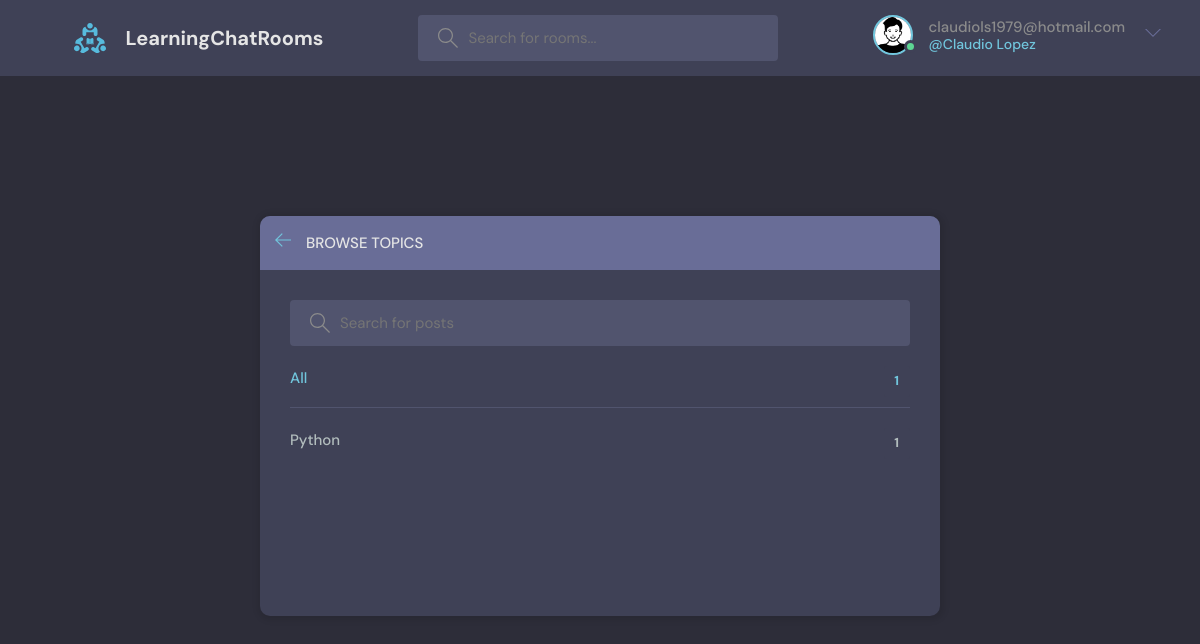
The page /topics/ (signed in) on the database as committed earlier.
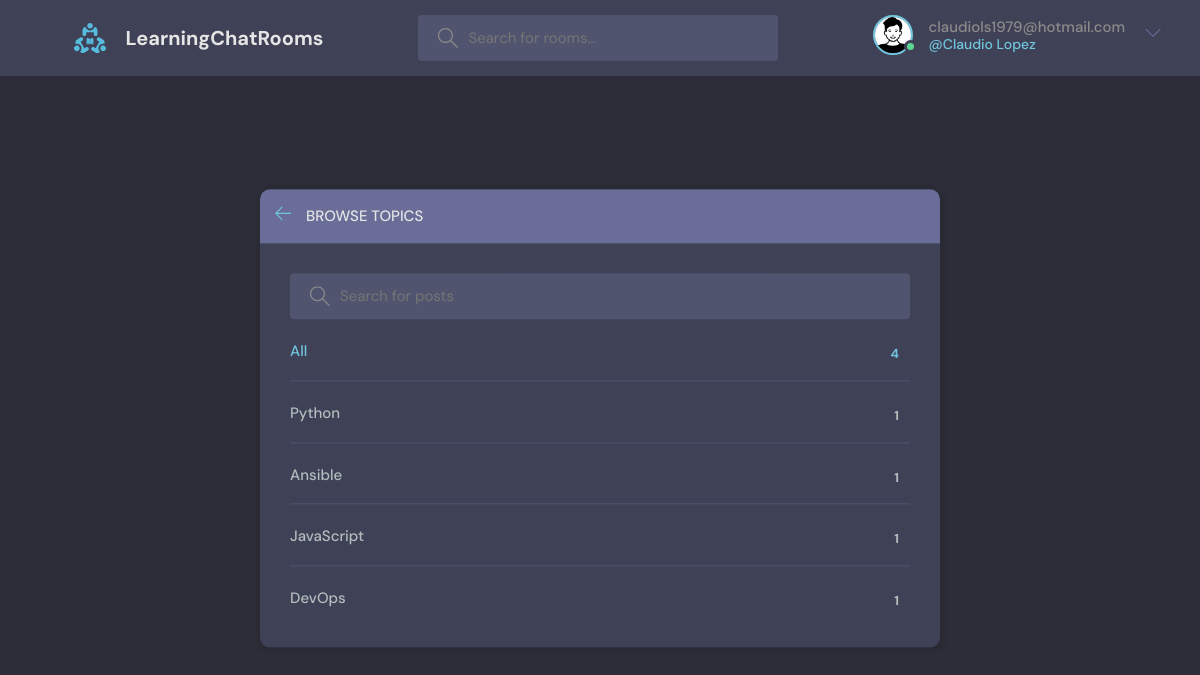
The same page on the database as committed later.
### base/models.py (models this page shows, shortened)
class Topic(models.Model):
    name = models.CharField(max_length=200)

### base/views.py (the view)
# urls.py: path('topics/', views.topicsPage, name="topics"),
def topicsPage(request):
    q = request.GET.get('q') if request.GET.get('q') != None else ''
    topics = Topic.objects.filter(name__icontains=q)
    return render(request, 'base/topics.html', {'topics': topics})

### base/templates/base/topics.html (shortened to what this page needs)
{% extends 'main.html' %}
{% block content %}
    <main class="create-room layout">
      <div class="container">
        <div class="layout__box">
          <div class="layout__boxHeader">
            <div class="layout__boxTitle">
              <a href="{% url 'home' %}">
                <svg version="1.1" xmlns="http://www.w3.org/2000/svg" width="32" height="32" viewBox="0 0 32 32">
                  <title>arrow-left</title>
                  <path
                    d="M13.723 2.286l-13.723 13.714 13.719 13.714 1.616-1.611-10.96-10.96h27.625v-2.286h-27.625l10.965-10.965-1.616-1.607z"
                  ></path>
                </svg>
              </a>
              <h3>Browse Topics</h3>
            </div>
          </div>
          <div class="topics-page layout__body">
            <form action="" method="GET" class="header__search">
              <label>
                <input name="q" placeholder="Search for posts" />
              </label>
            </form>
            <ul class="topics__list">
              <li>
                <a href="{% url 'topics' %}" class="active">All <span>{{topics.count}}</span></a>
              </li>
              {% for topic in topics %}
              <li>
                <a href="{% url 'home' %}?q={{topic.name}}">{{topic.name}}<span>{{topic.room_set.all.count}}</span></a>
              </li>
              {% endfor%}
            </ul>
          </div>
        </div>
      </div>
    </main>
{% endblock content %}

Rows that differ between the two databases and show on the page:
added Topic: name "Ansible", room_set.all.count "1"
added Topic: name "JavaScript", room_set.all.count "1"
added Topic: name "DevOps", room_set.all.count "1"
Other text that changed with them:
{{ topics.count }}: "1" → "4"
